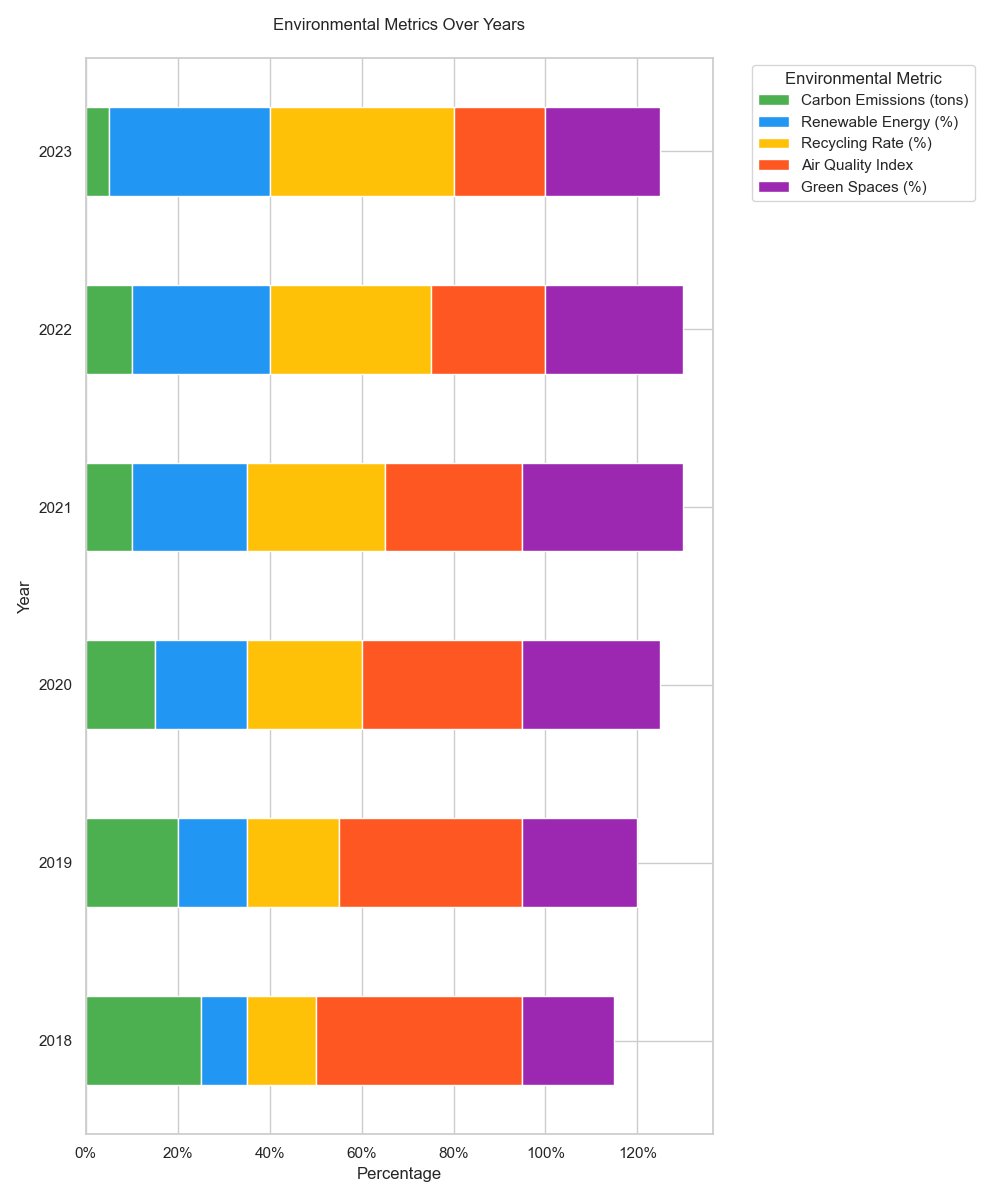

Generate this figure with Python:

import matplotlib.pyplot as plt
import pandas as pd

# Given data
data = [
    {'Year': 2018, 'Carbon Emissions (tons)': 25, 'Renewable Energy (%)': 10, 'Recycling Rate (%)': 15, 'Air Quality Index': 45, 'Green Spaces (%)': 20},
    {'Year': 2019, 'Carbon Emissions (tons)': 20, 'Renewable Energy (%)': 15, 'Recycling Rate (%)': 20, 'Air Quality Index': 40, 'Green Spaces (%)': 25},
    {'Year': 2020, 'Carbon Emissions (tons)': 15, 'Renewable Energy (%)': 20, 'Recycling Rate (%)': 25, 'Air Quality Index': 35, 'Green Spaces (%)': 30},
    {'Year': 2021, 'Carbon Emissions (tons)': 10, 'Renewable Energy (%)': 25, 'Recycling Rate (%)': 30, 'Air Quality Index': 30, 'Green Spaces (%)': 35},
    {'Year': 2022, 'Carbon Emissions (tons)': 10, 'Renewable Energy (%)': 30, 'Recycling Rate (%)': 35, 'Air Quality Index': 25, 'Green Spaces (%)': 30},
    {'Year': 2023, 'Carbon Emissions (tons)': 5, 'Renewable Energy (%)': 35, 'Recycling Rate (%)': 40, 'Air Quality Index': 20, 'Green Spaces (%)': 25}
]

# Convert the dictionary list to a DataFrame
df = pd.DataFrame(data)

# Set the index to 'Year'
df.set_index('Year', inplace=True)

# Calculate the cumulative sum of the percentages to stack them correctly
cumulative_values = df.cumsum(axis=1)

# Create the 100% stacked bar chart using matplotlib
colors = ['#4CAF50', '#2196F3', '#FFC107', '#FF5722', '#9C27B0']  # Custom color codes
fig, ax = plt.subplots(figsize=(10, 12))  # Change the width and height of the chart

bar_width = 0.5  # Adjust the bar width
for i, col in enumerate(df.columns):
    # We'll plot the bottom values for all but the first column (i.e., index 0)
    bottom_values = cumulative_values.iloc[:, i-1] if i > 0 else None
    ax.barh(
        df.index,
        df[col],
        left=bottom_values,
        color=colors[i],
        edgecolor='white',
        label=col,
        height=bar_width
    )

# Add some customizations
ax.set_yticks(df.index)
ax.set_yticklabels(df.index)
ax.set_ylabel('Year')
ax.set_xlabel('Percentage')
ax.set_title('Environmental Metrics Over Years', pad=20)
ax.legend(title='Environmental Metric', bbox_to_anchor=(1.05, 1), loc='upper left')

# Change the x-ticks to percentage
xticks = ax.get_xticks()
ax.set_xticklabels(['{}%'.format(int(x)) for x in xticks])

plt.tight_layout()

# Display the plot
plt.show()
